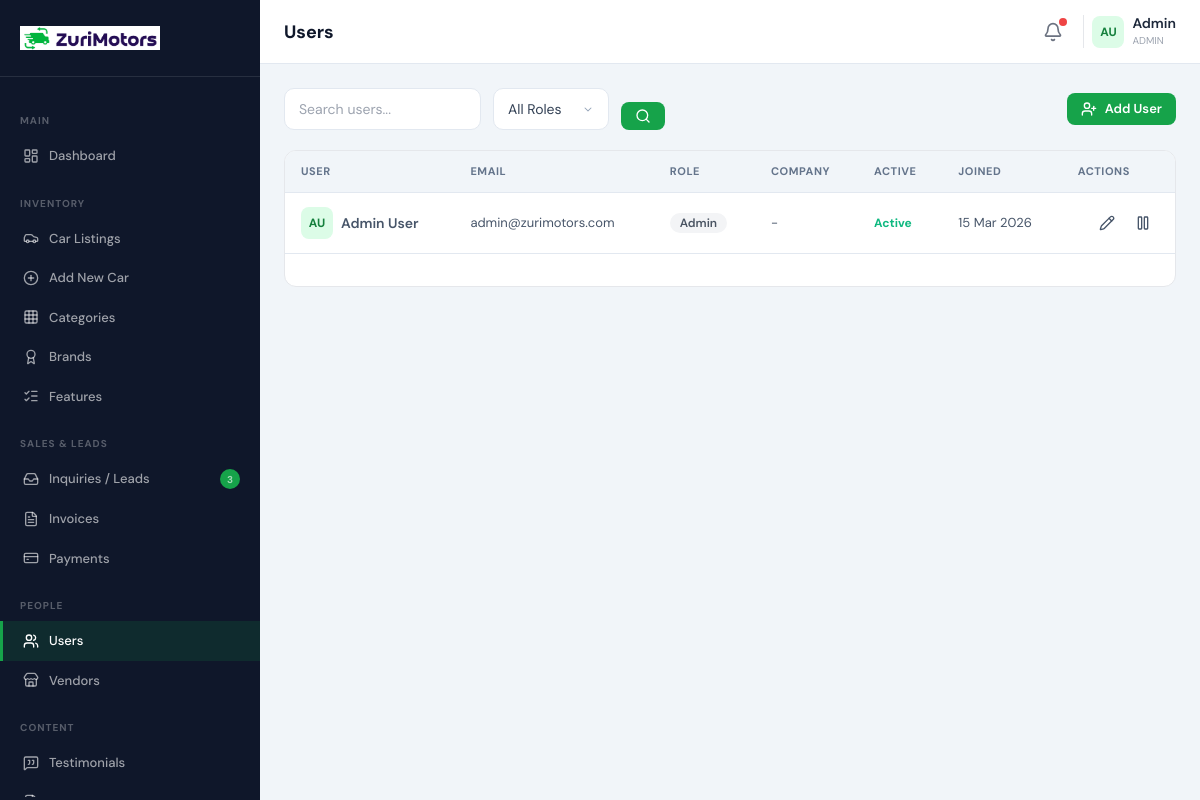
Page /admin/users (signed in) on the committed database.
### tables this page shows
CREATE TABLE `users` (
    `id` INT UNSIGNED AUTO_INCREMENT PRIMARY KEY,
    `role` ENUM('admin','vendor','customer','staff') NOT NULL DEFAULT 'customer',
    `first_name` VARCHAR(100) NOT NULL,
    `last_name` VARCHAR(100) NOT NULL,
    `email` VARCHAR(255) NOT NULL UNIQUE,
    `phone` VARCHAR(30),
    `password` VARCHAR(255) NOT NULL,
    `avatar` VARCHAR(500),
    `company_name` VARCHAR(255),
    `company_logo` VARCHAR(500),
    `company_description` TEXT,
    `address` VARCHAR(500),
    `city` VARCHAR(100),
    `country` VARCHAR(100) DEFAULT 'Kenya',
    `whatsapp` VARCHAR(30),
    `website` VARCHAR(500),
    `is_verified` TINYINT(1) DEFAULT 0,
    `is_active` TINYINT(1) DEFAULT 1,
    `email_verified_at` TIMESTAMP NULL,
    `remember_token` VARCHAR(255),
    `reset_token` VARCHAR(255),
    `reset_token_expires` TIMESTAMP NULL,
    `last_login` TIMESTAMP NULL,
    `login_count` INT DEFAULT 0,
    `notes` TEXT,
    `created_at` TIMESTAMP DEFAULT CURRENT_TIMESTAMP,
    `updated_at` TIMESTAMP DEFAULT CURRENT_TIMESTAMP ON UPDATE CURRENT_TIMESTAMP
);

### functions.php (called while the page is built, shortened)
<?php
require_once __DIR__ . '/config.php';
function countInquiries(array $filters = []): int {
    $where = ['1=1'];
    $params = [];
    if (!empty($filters['status'])) { $where[] = 'i.status = ?'; $params[] = $filters['status']; }
    $whereClause = implode(' AND ', $where);
    $sql = "SELECT COUNT(*) FROM inquiries i LEFT JOIN cars c ON i.car_id = c.id WHERE {$whereClause}";
    $stmt = db()->prepare($sql);
    $stmt->execute($params);
    return (int)$stmt->fetchColumn();
}
function getUsers(array $filters = [], int $limit = 20, int $offset = 0): array {
    $where = ['1=1'];
    $params = [];
    $whereClause = implode(' AND ', $where);
    $sql = "SELECT * FROM users WHERE {$whereClause} ORDER BY created_at DESC LIMIT {$limit} OFFSET {$offset}";
    $stmt = db()->prepare($sql);
    $stmt->execute($params);
    $users = $stmt->fetchAll();
    return $users;
}
function countUsers(array $filters = []): int {
    $where = ['1=1'];
    $params = [];
    $whereClause = implode(' AND ', $where);
    $stmt = db()->prepare("SELECT COUNT(*) FROM users WHERE {$whereClause}");
    $stmt->execute($params);
    return (int)$stmt->fetchColumn();
}
function getUnreadChatCount(): int {
    return (int)db()->query("SELECT COUNT(DISTINCT session_id) FROM chat_messages WHERE is_read = 0 AND sender_type = 'visitor'")->fetchColumn();
}

### admin/users.php (the view, shortened to what this page needs)
<?php
$pageTitle = 'Users';
require_once dirname(__DIR__) . '/functions.php';
$filters = ['role'=>$_GET['role']??'', 'search'=>$_GET['search']??''];
$total = countUsers(array_filter($filters));
$pagination = new Pagination($total, 20);
$users = getUsers(array_filter($filters), $pagination->perPage, $pagination->offset);
include __DIR__ . '/header.php';
?>
<div class="flex items-center justify-between mb-5">
    <form method="GET" class="flex items-end gap-3">
        <div><input type="text" name="search" value="<?= clean($filters['search']) ?>" class="filter-input text-sm" placeholder="Search users..."></div>
        <div><select name="role" class="filter-select text-sm"><option value="">All Roles</option></select></div>
        <button type="submit" class="btn btn-primary btn-sm"><i data-lucide="search" class="w-4 h-4"></i></button>
    </form>
    <a href="<?= BASE_URL ?>/admin/user-add" class="btn btn-primary btn-sm"><i data-lucide="user-plus" class="w-4 h-4"></i> Add User</a>
</div>
<div class="bg-white rounded-xl border border-gray-200 overflow-hidden">
    <table class="data-table">
        <thead><tr><th>User</th><th>Email</th><th>Role</th><th>Company</th><th>Active</th><th>Joined</th><th class="text-right">Actions</th></tr></thead>
        <tbody>
        <?php foreach($users as $u): ?>
        <tr>
            <td><div class="flex items-center gap-2"><div class="w-8 h-8 rounded-lg bg-primary-100 text-primary-700 flex items-center justify-center text-xs font-bold"><?= strtoupper(substr($u['first_name'],0,1).substr($u['last_name'],0,1)) ?></div><span class="font-semibold text-sm"><?= clean($u['first_name'].' '.$u['last_name']) ?></span></div></td>
            <td class="text-sm"><?= clean($u['email']) ?></td>
            <td><?= statusBadge($u['role']) ?></td>
            <td class="text-sm text-gray-500"><?= clean($u['company_name'] ?: '-') ?></td>
            <td><?= $u['is_active'] ? '<span class="text-emerald-500 text-xs font-bold">Active</span>' : '<span class="text-red-500 text-xs font-bold">Inactive</span>' ?></td>
            <td class="text-xs text-gray-400"><?= formatDate($u['created_at'], 'd M Y') ?></td>
            <td><div class="actions justify-end">
                <a href="<?= BASE_URL ?>/admin/user-edit/<?= $u['id'] ?>" class="btn btn-icon btn-sm btn-ghost"><i data-lucide="pencil" class="w-4 h-4"></i></a>
                <a href="?toggle=<?= $u['id'] ?>" class="btn btn-icon btn-sm btn-ghost" title="Toggle Active"><i data-lucide="<?= $u['is_active']?'pause':'play' ?>" class="w-4 h-4"></i></a>
            </div></td>
        </tr>
        <?php endforeach; ?>
        </tbody>
    </table>
    <div class="p-4"><?= $pagination->render(BASE_URL.'/admin/users', array_filter($filters)) ?></div>
</div>
<?php include __DIR__ . '/footer.php'; ?>

### admin/header.php (shortened to what this page needs)
<?php
$currentUser = Auth::user();
$companyName = Settings::get('company_name', 'Zuri Motors');
$adminLogo = Settings::get('logo', 'assets/images/ZuriMotors -logo.png');
$unreadChats = getUnreadChatCount();
$newInquiries = countInquiries(['status' => 'new']);
$adminPage = basename($_SERVER['SCRIPT_NAME'], '.php');
?>
<!DOCTYPE html>
<html lang="en">
<head>
    <script src="https://cdn.tailwindcss.com"></script>
    <link rel="stylesheet" href="<?= BASE_URL ?>/assets/css/style.css">
</head>
<body class="font-sans bg-gray-50 text-gray-800 antialiased">
<aside class="admin-sidebar" id="admin-sidebar">
    <div class="p-5 border-b border-white/10">
        <a href="<?= BASE_URL ?>/admin" class="flex items-center gap-2.5">
            <?php if ($adminLogo): $adminLogoUrl = str_starts_with($adminLogo, 'http') || str_starts_with($adminLogo, '//') ? $adminLogo : BASE_URL . '/' . str_replace(' ', '%20', ltrim($adminLogo, '/')); ?>
            <img src="<?= htmlspecialchars($adminLogoUrl) ?>" alt="<?= clean($companyName) ?>" class="h-9 w-auto max-w-[140px] object-contain">
            <?php endif; ?>
        </a>
    </div>
    <nav class="py-4 overflow-y-auto" style="height:calc(100vh - 80px)">
        <div class="admin-sidebar-section">Main</div>
        <a href="<?= BASE_URL ?>/admin" class="admin-sidebar-link <?= $adminPage === 'index' ? 'active' : '' ?>">
            <i data-lucide="layout-dashboard" class="w-4 h-4"></i> Dashboard
        </a>
        <div class="admin-sidebar-section">Inventory</div>
        <a href="<?= BASE_URL ?>/admin/cars" class="admin-sidebar-link <?= $adminPage === 'cars' ? 'active' : '' ?>">
            <i data-lucide="car" class="w-4 h-4"></i> Car Listings
        </a>
        <a href="<?= BASE_URL ?>/admin/car-add" class="admin-sidebar-link <?= $adminPage === 'car-add' ? 'active' : '' ?>">
            <i data-lucide="plus-circle" class="w-4 h-4"></i> Add New Car
        </a>
        <a href="<?= BASE_URL ?>/admin/categories" class="admin-sidebar-link <?= $adminPage === 'categories' ? 'active' : '' ?>">
            <i data-lucide="grid-3x3" class="w-4 h-4"></i> Categories
        </a>
        <a href="<?= BASE_URL ?>/admin/brands" class="admin-sidebar-link <?= $adminPage === 'brands' ? 'active' : '' ?>">
            <i data-lucide="award" class="w-4 h-4"></i> Brands
        </a>
        <a href="<?= BASE_URL ?>/admin/features" class="admin-sidebar-link <?= $adminPage === 'features' ? 'active' : '' ?>">
            <i data-lucide="list-checks" class="w-4 h-4"></i> Features
        </a>
        <div class="admin-sidebar-section">Sales & Leads</div>
        <a href="<?= BASE_URL ?>/admin/inquiries" class="admin-sidebar-link <?= $adminPage === 'inquiries' || $adminPage === 'inquiry-detail' ? 'active' : '' ?>">
            <i data-lucide="inbox" class="w-4 h-4"></i> Inquiries / Leads
            <?php if ($newInquiries > 0): ?><span class="badge"><?= $newInquiries ?></span><?php endif; ?>
        </a>
        <a href="<?= BASE_URL ?>/admin/invoices" class="admin-sidebar-link <?= in_array($adminPage, ['invoices','invoice-add','invoice-detail']) ? 'active' : '' ?>">
            <i data-lucide="file-text" class="w-4 h-4"></i> Invoices
        </a>
        <a href="<?= BASE_URL ?>/admin/payments" class="admin-sidebar-link <?= in_array($adminPage, ['payments','payment-add']) ? 'active' : '' ?>">
            <i data-lucide="credit-card" class="w-4 h-4"></i> Payments
        </a>
        <div class="admin-sidebar-section">People</div>
        <a href="<?= BASE_URL ?>/admin/users" class="admin-sidebar-link <?= in_array($adminPage, ['users','user-add','user-edit']) ? 'active' : '' ?>">
            <i data-lucide="users" class="w-4 h-4"></i> Users
        </a>
        <a href="<?= BASE_URL ?>/admin/vendors" class="admin-sidebar-link <?= $adminPage === 'vendors' ? 'active' : '' ?>">
            <i data-lucide="store" class="w-4 h-4"></i> Vendors
        </a>
        <div class="admin-sidebar-section">Content</div>
        <a href="<?= BASE_URL ?>/admin/testimonials" class="admin-sidebar-link <?= $adminPage === 'testimonials' ? 'active' : '' ?>">
            <i data-lucide="message-square-quote" class="w-4 h-4"></i> Testimonials
        </a>
        <a href="<?= BASE_URL ?>/admin/pages" class="admin-sidebar-link <?= $adminPage === 'pages' ? 'active' : '' ?>">
            <i data-lucide="file" class="w-4 h-4"></i> Pages
        </a>
    </nav>
</aside>
<div class="admin-main">
    <div class="admin-topbar">
        <div class="flex items-center gap-3">
            <h2 class="text-lg font-bold text-dark-900"><?= $pageTitle ?? 'Dashboard' ?></h2>
        </div>
        <div class="flex items-center gap-2">
            <div class="relative group">
                <button class="w-9 h-9 rounded-lg flex items-center justify-center hover:bg-gray-100 transition relative">
                    <i data-lucide="bell" class="w-5 h-5 text-gray-500"></i>
                    <?php if ($newInquiries + $unreadChats > 0): ?>
                    <span class="absolute top-1 right-1 w-2 h-2 bg-red-500 rounded-full"></span>
                    <?php endif; ?>
                </button>
            </div>
            <div class="flex items-center gap-2 pl-2 border-l border-gray-200 ml-1">
                <div class="w-8 h-8 rounded-lg bg-primary-100 text-primary-700 flex items-center justify-center text-xs font-bold">
                    <?= strtoupper(substr($currentUser['first_name'], 0, 1) . substr($currentUser['last_name'], 0, 1)) ?>
                </div>
                <div class="hidden sm:block">
                    <p class="text-sm font-semibold text-dark-800 leading-tight"><?= clean($currentUser['first_name']) ?></p>
                    <p class="text-[10px] text-gray-400 uppercase"><?= $currentUser['role'] ?></p>
                </div>
            </div>
        </div>
    </div>
    <div class="admin-content">

### config.php (shortened to what this page needs)
<?php
class Database {
    private static ?PDO $instance = null;
    public static function getInstance(): PDO {
        if (self::$instance === null) {
            try {
                self::$instance = new PDO(
                    'mysql:host=' . DB_HOST . ';dbname=' . DB_NAME . ';charset=' . DB_CHARSET,
                    DB_USER, DB_PASS,
                    [PDO::ATTR_ERRMODE => PDO::ERRMODE_EXCEPTION, PDO::ATTR_DEFAULT_FETCH_MODE => PDO::FETCH_ASSOC, PDO::ATTR_EMULATE_PREPARES => false]
                );
            } catch (PDOException $e) {
                die('Database connection failed: ' . $e->getMessage());
            }
        }
        return self::$instance;
    }
}
function db(): PDO { return Database::getInstance(); }
class Settings {
    private static array $cache = [];
    private static bool $loaded = false;
    public static function loadAll(): void {
        if (self::$loaded) return;
        try {
            $stmt = db()->query("SELECT setting_key, setting_value FROM settings");
            while ($row = $stmt->fetch()) self::$cache[$row['setting_key']] = $row['setting_value'];
            self::$loaded = true;
        } catch (PDOException $e) {}
    }
    public static function get(string $key, string $default = ''): string {
        return self::$cache[$key] ?? $default;
    }
}
class Auth {
    public static function check(): bool { return !empty($_SESSION['user_id']); }
    public static function user(): ?array {
        if (isset($_SESSION['user_data'])) return $_SESSION['user_data'];
    }
}
class Pagination {
    public function __construct(int $total, int $perPage = 12, ?int $page = null) {
        $this->perPage = max(1, $perPage);
        $this->total = max(0, $total);
        $this->totalPages = max(1, (int)ceil($this->total / $this->perPage));
        $this->page = max(1, min($page ?? (int)($_GET['page'] ?? 1), $this->totalPages));
        $this->offset = ($this->page - 1) * $this->perPage;
    }
}
function formatDate(?string $date, string $fmt = 'M d, Y'): string { return $date ? date($fmt, strtotime($date)) : '-'; }
function clean($input): string { if (is_array($input)) return array_map('clean', $input); return htmlspecialchars(trim((string)$input), ENT_QUOTES, 'UTF-8'); }
function statusBadge(string $status): string {
    $c = ['active'=>'bg-emerald-100 text-emerald-700','pending'=>'bg-amber-100 text-amber-700','sold'=>'bg-blue-100 text-blue-700','reserved'=>'bg-purple-100 text-purple-700','draft'=>'bg-gray-100 text-gray-600','new'=>'bg-blue-100 text-blue-700','contacted'=>'bg-cyan-100 text-cyan-700','in_progress'=>'bg-amber-100 text-amber-700','qualified'=>'bg-emerald-100 text-emerald-700','converted'=>'bg-green-100 text-green-700','lost'=>'bg-red-100 text-red-700','closed'=>'bg-gray-100 text-gray-600','sent'=>'bg-blue-100 text-blue-700','partially_paid'=>'bg-amber-100 text-amber-700','paid'=>'bg-emerald-100 text-emerald-700','overdue'=>'bg-red-100 text-red-700','cancelled'=>'bg-gray-100 text-gray-500','completed'=>'bg-emerald-100 text-emerald-700','failed'=>'bg-red-100 text-red-700','low'=>'bg-gray-100 text-gray-600','medium'=>'bg-blue-100 text-blue-700','high'=>'bg-orange-100 text-orange-700','urgent'=>'bg-red-100 text-red-700','used'=>'bg-gray-100 text-gray-600','certified'=>'bg-blue-100 text-blue-700','general'=>'bg-gray-100 text-gray-600','test_drive'=>'bg-blue-100 text-blue-700','price_quote'=>'bg-purple-100 text-purple-700','sell_car'=>'bg-amber-100 text-amber-700','financing'=>'bg-emerald-100 text-emerald-700','callback'=>'bg-cyan-100 text-cyan-700','archived'=>'bg-gray-100 text-gray-500','refunded'=>'bg-purple-100 text-purple-700'];
    $color = $c[$status] ?? 'bg-gray-100 text-gray-600';
    return '<span class="inline-flex items-center px-2.5 py-0.5 rounded-full text-xs font-semibold ' . $color . '">' . ucwords(str_replace('_', ' ', $status)) . '</span>';
}

### rows in the picture
users: first_name+last_name "AU", first_name "Admin", role "ADMIN", first_name+last_name "Admin User", email "admin@zurimotors.com", role "Admin", company_name "-", is_active "Active", created_at "15 Mar 2026"

### other values in the picture
$newInquiries "3"
$pageTitle "Users"
